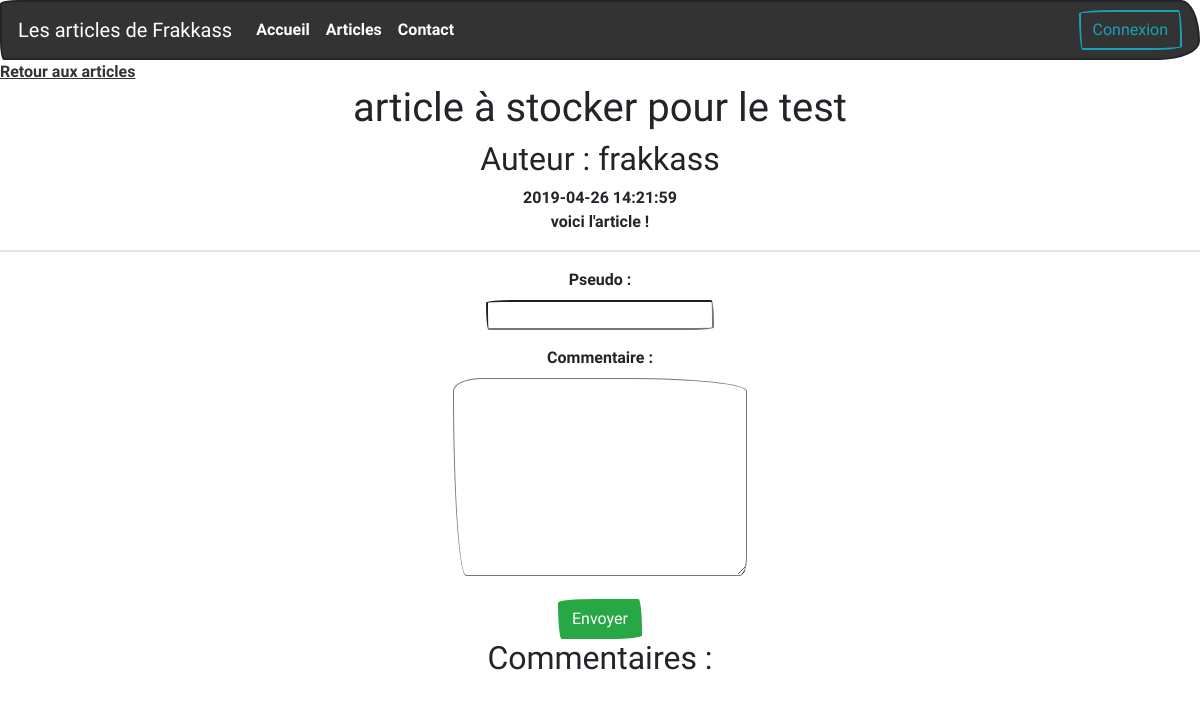
/article.php?id=7, run on the app's committed database.
### tables this page shows
CREATE TABLE `articles` (
  `id` int(11) NOT NULL,
  `title` varchar(100) NOT NULL,
  `content` text NOT NULL,
  `author` varchar(255) NOT NULL,
  `stock` int(2) NOT NULL DEFAULT '0',
  `date` datetime NOT NULL
);

### config/functions.php (called while the page is built, shortened)
<?php
function getArticle($id){
    require('config/connect.php');
    $req = $bdd->prepare('SELECT * FROM articles WHERE id = ?');
    $req->execute(array($id));
    if($req->rowCount() == 1){
        $data = $req->fetch(PDO::FETCH_OBJ);
        return $data;
    }
    else {
        header('Location: index.php');
    }
}

### article.php (the view, shortened to what this page needs)
<?php
if(!isset($_GET['id']) OR !is_numeric($_GET['id'])){
    header('Location: index.php');
}else {
    extract($_GET);
    $id = strip_tags($id);
    require_once('config/functions.php');
    $article = getArticle($id);
}
?>
<main>
    <a href="articles.php">Retour aux articles</a>
<section class="text-center">
    <h1><?= $article->title ?></h1>
    <h2>Auteur : <?= $article->author ?></h2>
    <time><?= $article->date ?></time>
    <p class="mx-auto col-10 col-xl-8"><?= nl2br($article->content) ?></p>
    <hr/>
    <form action="article.php?id=<?= $article->id ?>" method="POST">
        <p><label for="author">Pseudo : </label><br/>
    <?php if(isset($_SESSION['auth'])){ ?>
        <input type="text" name="author" id="author" value="<?php if(isset($_SESSION['user'])) echo $_SESSION['user'] ?>"/></p>
    <?php }else { ?>
        <input type="text" name="author" id="author" value="<?php if(isset($author)) echo $author ?>"/></p>
    <?php } ?>
        <p><label for="comment">Commentaire : </label><br/>
        <textarea name="comment" id="comment" cols="30" rows="8"><?php if(isset($comment)) echo $comment ?></textarea></p>
        <button class="btn btn-success" type="submit">Envoyer</button>
    </form>
    <h2>Commentaires :</h2>
</section>
</main>
<?php
require 'template.php';
?>

### data on the page
articles: title "article à stocker pour le test", author "frakkass", date "2019-04-26 14:21:59", content "voici l'article !"
